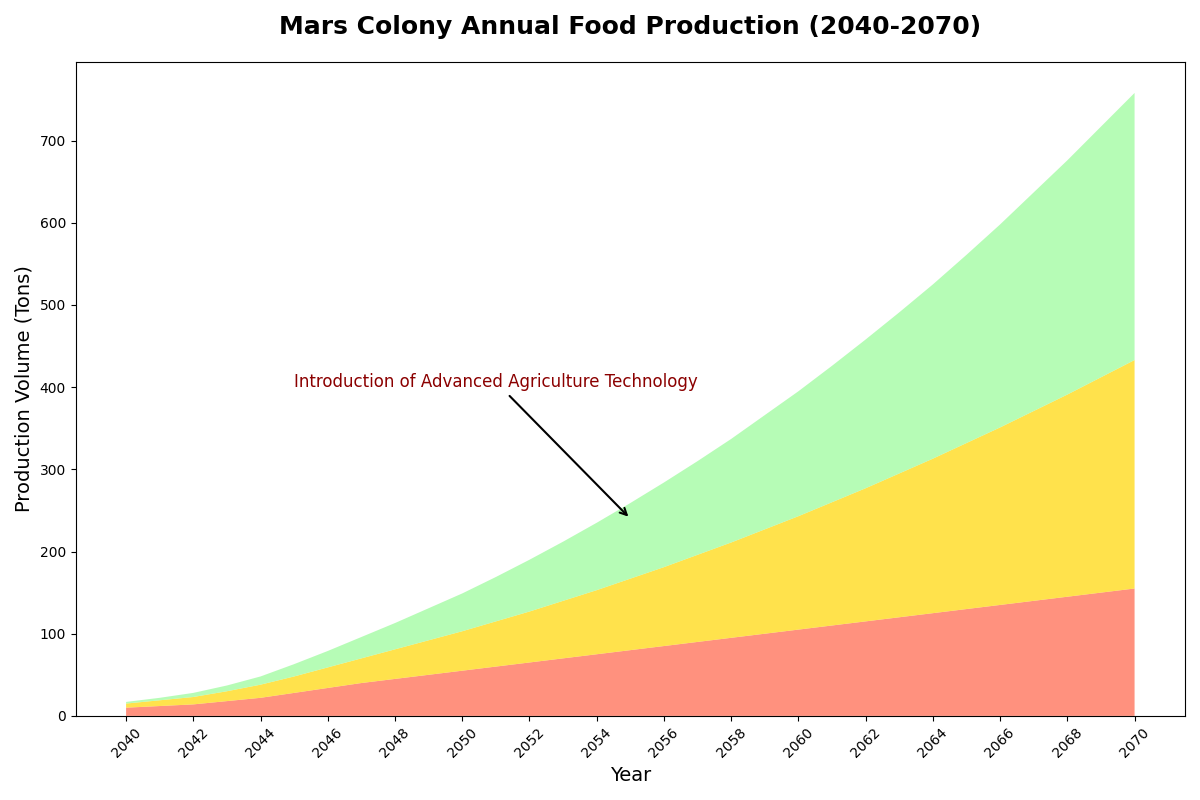

This figure's Python source:
import matplotlib.pyplot as plt
import numpy as np

years = np.arange(2040, 2071)

tubers = np.array([10, 12, 14, 18, 22, 28, 34, 40, 45, 50, 55, 60, 65, 70, 75, 80, 85, 90, 95, 100, 105, 110, 115, 120, 125, 130, 135, 140, 145, 150, 155])
legumes = np.array([5, 7, 9, 12, 16, 20, 25, 30, 36, 42, 48, 55, 62, 70, 78, 87, 96, 106, 116, 127, 138, 150, 162, 175, 188, 202, 216, 231, 246, 262, 278])
fruits = np.array([2, 3, 5, 7, 10, 15, 20, 26, 32, 39, 46, 54, 63, 72, 82, 92, 103, 114, 126, 139, 152, 166, 181, 196, 212, 229, 247, 266, 285, 305, 325])

fig, ax = plt.subplots(figsize=(12, 8))

ax.stackplot(years, tubers, legumes, fruits,
             colors=['#FF6347', '#FFD700', '#98FB98'], alpha=0.7)

ax.set_title("Mars Colony Annual Food Production (2040-2070)", fontsize=18, fontweight='bold', pad=20)
ax.set_xlabel("Year", fontsize=14)
ax.set_ylabel("Production Volume (Tons)", fontsize=14)

ax.set_xticks(years[::2])
ax.tick_params(axis='x', rotation=45)

ax.annotate('Introduction of Advanced Agriculture Technology', xy=(2055, 240), xytext=(2045, 400),
            arrowprops=dict(facecolor='black', arrowstyle='->', lw=1.5),
            fontsize=12, color='darkred')

plt.tight_layout()
plt.show()
